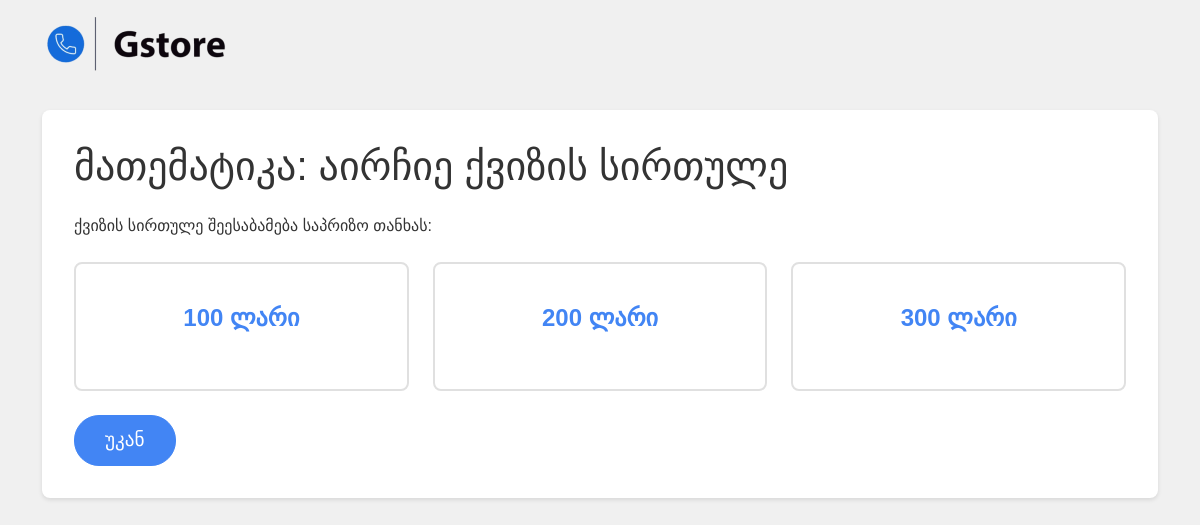
The page /9d18677d-ea9e-456e-b7d2-946a0da52abb/quizlevel/4/ on the database as committed earlier.
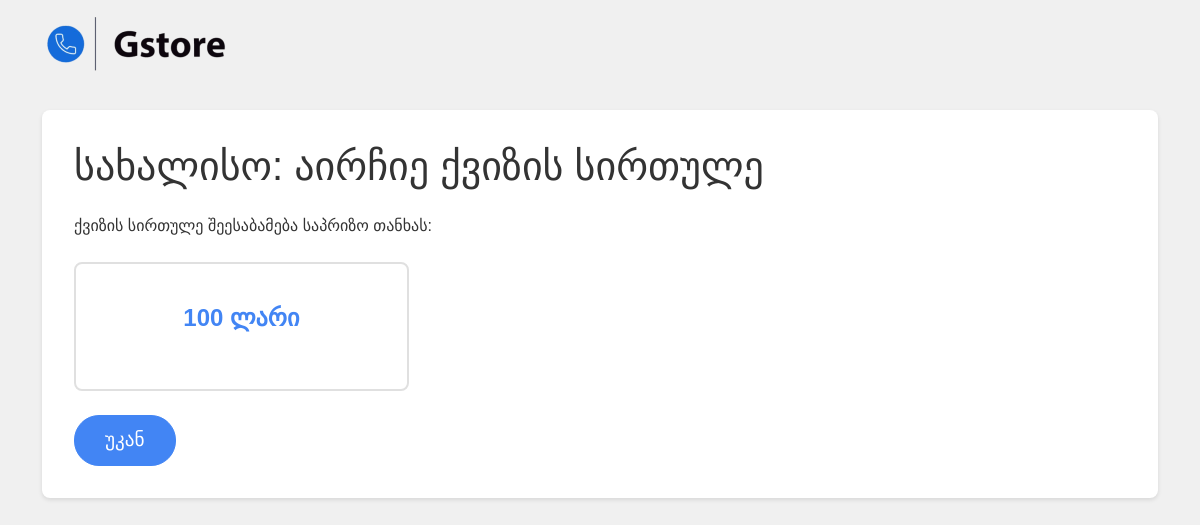
The same page on the database as committed later.
### app.py (models this page shows)
class Subject(db.Model):
    id = db.Column(db.Integer, primary_key=True)
    name = db.Column(db.String(100), nullable=False)
    icon = db.Column(db.String(50), nullable=False)
    questions = db.relationship('Question', backref='subject', lazy=True, cascade="all, delete-orphan")

### app.py (the view)
@app.route('/9d18677d-ea9e-456e-b7d2-946a0da52abb/quizlevel/<int:subject_id>/')
def quiz_level(subject_id):
    subject = Subject.query.get_or_404(subject_id)
    return render_template('quizlevel.html', subject=subject)

### templates/quizlevel.html (shortened to what this page needs)
<!DOCTYPE html>
<html lang="en">
<head>
    <link href="https://cdn.jsdelivr.net/npm/bootstrap@5.1.3/dist/css/bootstrap.min.css" rel="stylesheet">
    <link href="{{ url_for('static', filename='gstore-quiz-styles.css') }}" rel="stylesheet">
</head>
<body>
<nav class="navbar navbar-expand-lg navbar-dark">
    <div class="container">
        <a class="navbar-brand d-flex align-items-center">
            <img src="{{ url_for('static', filename='1111-1.png') }}" alt="Gstore Quiz Logo"
                 class="d-inline-block align-top me-2 logo">
        </a>
    </div>
</nav>
<div class="container mt-4">
    <div class="main-content">
        <h1 class="mb-4">{{ subject.name }}: აირჩიე ქვიზის სირთულე</h1>
        <p class="mb-4">ქვიზის სირთულე შეესაბამება საპრიზო თანხას:</p>
        <div class="row">
            {% if subject.name == 'სახალისო' %}
            <div class="col-md-4 mb-4">
                <a href="{{ url_for('quiz', subject_id=subject.id, difficulty='easy') }}" class="text-decoration-none">
                    <div class="card difficulty-card">
                        <div class="card-body text-center">
                            <h2 class="difficulty-title">100 ლარი</h2>
                        </div>
                    </div>
                </a>
            </div>
            {% else %}
            <div class="col-md-4 mb-4">
                <a href="{{ url_for('quiz', subject_id=subject.id, difficulty='easy') }}" class="text-decoration-none">
                    <div class="card difficulty-card">
                        <div class="card-body text-center">
                            <h2 class="difficulty-title">100 ლარი</h2>
                        </div>
                    </div>
                </a>
            </div>
            <div class="col-md-4 mb-4">
                <a href="{{ url_for('quiz', subject_id=subject.id, difficulty='medium') }}"
                   class="text-decoration-none">
                    <div class="card difficulty-card">
                        <div class="card-body text-center">
                            <h2 class="difficulty-title">200 ლარი</h2>
                        </div>
                    </div>
                </a>
            </div>
            <div class="col-md-4 mb-4">
                <a href="{{ url_for('quiz', subject_id=subject.id, difficulty='hard') }}" class="text-decoration-none">
                    <div class="card difficulty-card">
                        <div class="card-body text-center">
                            <h2 class="difficulty-title">300 ლარი</h2>
                        </div>
                    </div>
                </a>
            </div>
            {% endif %}
        </div>
        <a href="{{ url_for('home') }}" class="btn btn-primary">უკან</a>
    </div>
</div>
</body>
</html>

Rows that differ between the two databases and show on the page:
changed Subject: name "მათემატიკა" → "სახალისო"
Other text that changed with them:
text no longer shown: "200 ლარი 300 ლარი"
